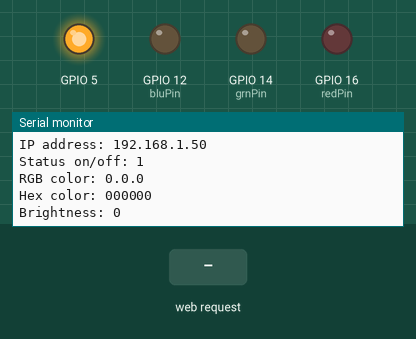
The sketch below on a simulated ESP8266 (NodeMCU). Shown: output pins drawn as LEDs (lit = HIGH), the last lines printed to the serial monitor. The inputs (shaded band) are chosen by the test bench. WiFi joins after 1.5 s; servers stay silent unless stated.

Above: at 2.7 s.
2.8 s: HTTP request GET /on received
4.3 s: HTTP request GET /off received
At 4.9 s:
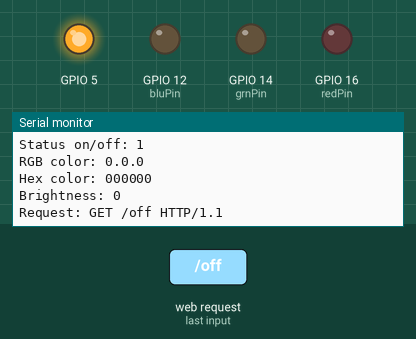
5.8 s: HTTP request GET /set received
At 6.9 s:
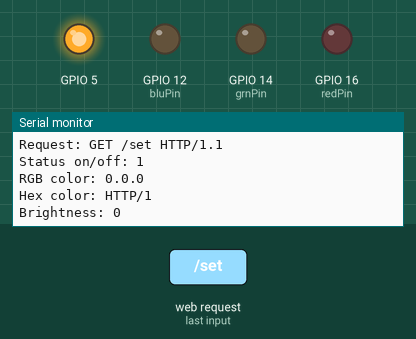

Measured:
- after the input at 4.3 s, the serial monitor: prints a new line at once (image 1)
- after the input at 5.8 s, the serial monitor: prints a new line at once (image 2)

The sketch:

Homekit_LED_Strip.ino
```cpp
//NodeMCU RGB-Controller for Homebridge & HomeKit (Siri)

#include <ESP8266WiFi.h>
#include <math.h>


#define redPin 16 // - Red channel
#define grnPin 14 // - Green channel
#define bluPin 12 // - Blue channel

#define max(a,b) ((a)>(b)?(a):(b))

WiFiServer server(80); //Set server port

String readString;           //String to hold incoming request
String hexString = "000000"; //Define inititial color here (hex value)
boolean buttonWasPushed = false;

int state;

int r;
int g;
int b;

float R;
float G;
float B;

int x;
int V;

///// WiFi SETTINGS - Replace with your values /////////////////
const char* ssid = "RouterName";
const char* password = "RouterPassword";
IPAddress ip(192,168,x,x);      // set a fixed IP for the NodeMCU
IPAddress gateway(192,168,1,1);  // Your router IP
IPAddress subnet(255,255,255,0); // Subnet mask
////////////////////////////////////////////////////////////////////

void WiFiStart() {
  Serial.print("Connecting to ");
  Serial.println(ssid);
  WiFi.begin(ssid, password);
  WiFi.config(ip, gateway, subnet);
  while (WiFi.status() != WL_CONNECTED) {
    delay(100);
    Serial.print("_");
  }
  Serial.println();
  Serial.println("Done");
  Serial.print("IP address: ");
  Serial.println(WiFi.localIP());
  Serial.println("");

  server.begin();
}

void allOff() {
  state = 0;
  analogWrite(redPin, 0);
  analogWrite(grnPin, 0);
  analogWrite(bluPin, 0);
}

//Write requested hex-color to the pins
void setHex() {
  state = 1;
  long number = (long) strtol( &hexString[0], NULL, 16);
  r = number >> 16;
  g = number >> 8 & 0xFF;
  b = number & 0xFF;
  //Serial.print("Red Pin");
  //Serial.println(r);
  analogWrite(redPin, (r));
  analogWrite(grnPin, (g));
  analogWrite(bluPin, (b));
}

//Compute current brightness value
void getV() {
  R = roundf(r/2.55);
  G = roundf(g/2.55);
  B = roundf(b/2.55);
  x = max(R,G);
  V = max(x, B);
}

//For serial debugging only
void showValues() {
  Serial.print("Status on/off: ");
  Serial.println(state);
  Serial.print("RGB color: ");
  Serial.print(r);
  Serial.print(".");
  Serial.print(g);
  Serial.print(".");
  Serial.println(b);
  Serial.print("Hex color: ");
  Serial.println(hexString);
  getV();
  Serial.print("Brightness: ");
  Serial.println(V);
  Serial.println("");
}

void setup(){
//todd code--------------------------------------------------------------------------------------------------------------------------------------------------
  pinMode(5, HIGH);
  digitalWrite(5, HIGH);
//Todd code--------------------------------------------------------------

  Serial.begin(9600);
  setHex(); //Set initial color after booting. Value defined above
  WiFi.mode(WIFI_STA);
  WiFiStart();
  showValues(); //Uncomment for serial output
}

void loop() {
  //Reconnect on lost WiFi connection
  if (WiFi.status() != WL_CONNECTED) {
    WiFiStart();
  }

  WiFiClient client = server.available();

  //----------------------------------------------------Todd Code-------------------------------------------------------
    if (digitalRead(5) == LOW){
      Serial.println("Pin 5 Was Shorted to GROUND");
      if (state == 1){
        Serial.println("Turning off");
        allOff();
      }
      else{
        Serial.println("Turning on");
        setHex();
      }
      delay(2000);
      digitalWrite(5,HIGH);
      buttonWasPushed = true;
    }
    //----------------------------------------------------Todd Code-------------------------------------------------------

  if (!client) {
    return;
  }

  while(client.connected() && !client.available()) {
    delay(1);
    //Serial.println("Connected but not Available");
  }

  //Respond on certain Homebridge HTTP requests
  if (client) {
    while (client.connected()) {
      //Serial.println("In the connected while loop");
      if (client.available()) {
        char c = client.read();
        if (readString.length() < 100) {
          readString += c;
        }
        if (c == '\n') {
          Serial.print("Request: "); //Uncomment for serial output
          Serial.println(readString); //Uncomment for serial output

          //Send reponse
          client.println("HTTP/1.1 200 OK");
          client.println("Content-Type: text/html");
          client.println();

          //On
          if(readString.indexOf("on") >0) {
            setHex();
            showValues();
          }

          //Off
          if(readString.indexOf("off") >0) {
            allOff();
            //showValues();
          }

          //Set color
          if(readString.indexOf("set") >0) {
            hexString = "";
            hexString = (readString.substring(9,15));
            setHex();
            showValues();
          }

          //Status on/off
          if(readString.indexOf("status") >0) {
          client.println(state);
          }

          //Status color (hex)
          if(readString.indexOf("color") >0) {
          client.println(hexString);
          }

          //Status brightness (%)
          if(readString.indexOf("bright") >0) {
          getV();
          client.println(V);
          }

          delay(1);
          client.stop();
          readString="";
        }
      }


    }
  }


 // Serial.println("--------------------------MAIN VOID LOOP-------------------------------");


}
```
